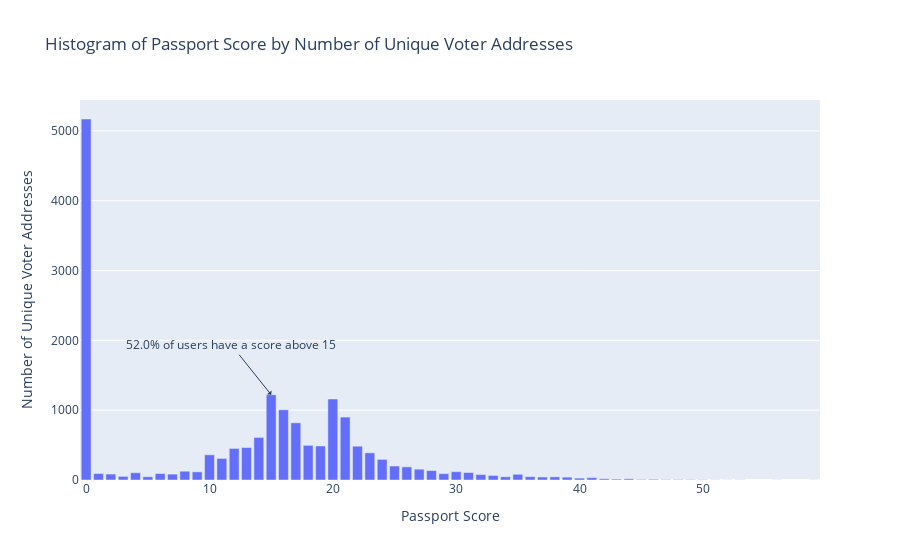

The notebook cell this image was saved under:
### Code cell
# Calculate the number of unique voter addresses for each floor of raw score

df['floor_passport_score'] = df['passport_score'].apply(np.floor)
unique_voters = df.groupby('floor_passport_score')['voter'].nunique().reset_index()

# Create a histogram
fig1 = px.bar(unique_voters, x='floor_passport_score', y='voter', labels={'floor_passport_score': 'Passport Score', 'voter': 'Number of Unique Voter Addresses'}, title='Histogram of Passport Score by Number of Unique Voter Addresses')

# Calculate the percentage of users with a score above 15 and round it to one decimal place
percentage_above_15 = round((df[df['floor_passport_score'] >= 15]['voter'].nunique() / df['voter'].nunique()) * 100, 1)

# Add an annotation with the rounded percentage
fig1.add_annotation(
    x=15,
    y=unique_voters[unique_voters['floor_passport_score'] == 15]['voter'].values[0],
    text=f"{percentage_above_15}% of users have a score above 15",
    showarrow=True,
    arrowhead=1,
    ax=-40,
    ay=-50
)

# Display the histogram
fig1.show()

### Figure 1 — Plotly figure (JSON) as saved in the notebook; plotly's stock layout.template omitted (floating-point values rounded to 4 significant figures)
{"data": [{"alignmentgroup": "True", "hovertemplate": "Passport Score=%{x}<br>Number of Unique Voter Addresses=%{y}<extra></extra>", "legendgroup": "", "marker": {"color": "#636efa", "pattern": {"shape": ""}}, "name": "", "offsetgroup": "", "orientation": "v", "showlegend": false, "textposition": "auto", "type": "bar", "x": [0, 1, 2, 3, 4, 5, 6, 7, 8, 9, 10, 11, 12, 13, 14, 15, 16, 17, 18, 19, 20, 21, 22, 23, 24, 25, 26, 27, 28, 29, 30, 31, 32, 33, 34, 35, 36, 37, 38, 39, 40, 41, 42, 43, 44, 45, 46, 47, 48, 49, 50, 51, 52, 53, 56, 59], "xaxis": "x", "y": [5170, 92, 85, 52, 104, 47, 92, 84, 126, 117, 361, 309, 452, 465, 610, 1221, 1006, 819, 496, 487, 1160, 901, 484, 389, 295, 200, 188, 155, 135, 91, 119, 107, 78, 65, 46, 82, 48, 43, 45, 41, 27, 34, 18, 13, 17, 8, 10, 5, 6, 5, 4, 2, 1, 2, 1, 1], "yaxis": "y"}], "layout": {"annotations": [{"arrowhead": 1, "ax": -40, "ay": -50, "showarrow": true, "text": "52.0% of users have a score above 15", "x": 15, "y": 1221}], "barmode": "relative", "legend": {"tracegroupgap": 0}, "title": {"text": "Histogram of Passport Score by Number of Unique Voter Addresses"}, "xaxis": {"anchor": "y", "domain": [0, 1], "title": {"text": "Passport Score"}}, "yaxis": {"anchor": "x", "domain": [0, 1], "title": {"text": "Number of Unique Voter Addresses"}}}}
